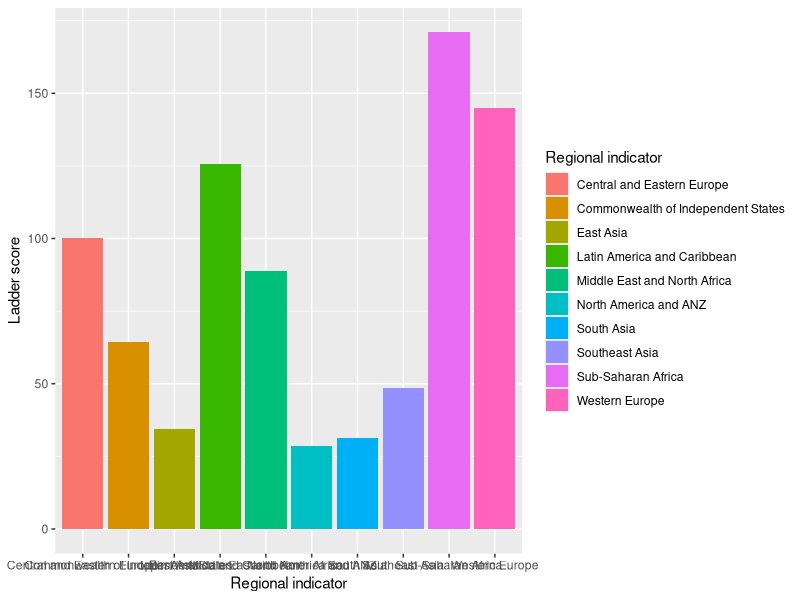

The R source for this figure:
library(ggplot2)
library(readr)
library(dplyr)

datos_2020 <- read_delim("data_set/recopilacion-2015_2021/2020-datos.csv", 
                         delim = ";", escape_double = FALSE, locale = locale(decimal_mark = ","), 
                         trim_ws = TRUE)

datos_2021 <- read_delim("data_set/recopilacion-2015_2021/2021-datos.csv", 
                         delim = ";", escape_double = FALSE, locale = locale(decimal_mark = ","), 
                         trim_ws = TRUE)

datos_2020 %>% 
  ggplot(aes(`Regional indicator`, `Ladder score`, fill=`Regional indicator`))+
  geom_bar(stat = "identity")


